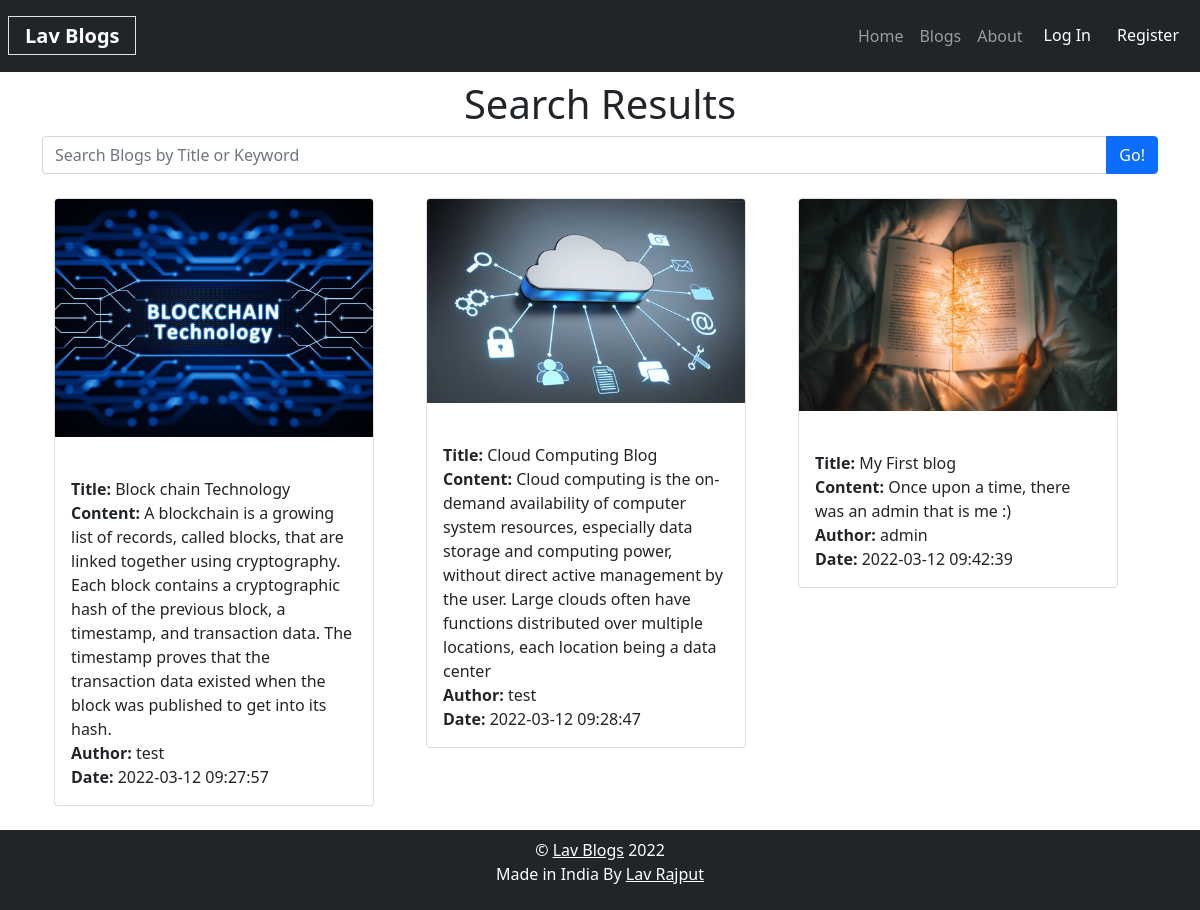
The page /searchBlogs.php on the database its author committed.
### tables this page shows
CREATE TABLE `blogs` (
  `bid` int(10) UNSIGNED NOT NULL,
  `btitle` varchar(255) NOT NULL,
  `bcontent` varchar(10000) NOT NULL,
  `bimg` varchar(255) NOT NULL,
  `uid` int(11) NOT NULL,
  `bdate` timestamp NOT NULL DEFAULT current_timestamp()
);

CREATE TABLE `users` (
  `uid` int(10) UNSIGNED NOT NULL,
  `name` varchar(255) NOT NULL,
  `email` varchar(255) NOT NULL,
  `phone` int(15) NOT NULL,
  `password` varchar(255) NOT NULL,
  `role` tinyint(1) NOT NULL DEFAULT 2
);

### includes/database.php (called while the page is built, shortened)
<?php
	$tblUsers = "users";
	$tblBlogs = "blogs";
?>

### searchBlogs.php (the view, shortened to what this page needs)
<?php
require_once ('includes/header.php');
require_once('includes/database.php');
$keyword = $_GET['key'];
$query_str = "SELECT * FROM $tblBlogs WHERE btitle LIKE '%" .$keyword. "%' OR bcontent LIKE '%" .$keyword. "%'";
$result = $conn->query($query_str);
$blogs = mysqli_fetch_all($result, MYSQLI_ASSOC);
?>
	<div class="container wrapper">
		<h1 class="text-center my-2">Search Results</h1>
		<div class="row">
			<div class="col-xs-4 col-xs-offset-8">
				<form action="<?=$_SERVER['PHP_SELF']?>" class="form-inline search-form" method="get" role="form">
					<div class="input-group">
						<input type="text" name="key" placeholder="Search Blogs by Title or Keyword" id="BlogSearch" class="form-control"/>
						<button type="submit" class="btn btn-primary">Go!</button>
					</div>
				</form>
			</div>
		</div>
    <?php
			if (count($blogs) == 0) {
				echo "<p class='lead text-center'>No results found for <strong>". $keyword . "</strong>. Please search again with different keyword.</p>";
			} else {
		?>
			<div class="blog-list">
			<div class="row mx-auto">
				<?php	foreach( $blogs as $blog): ?>
					<div class="col my-4 md-3">
							<div class="card" style="width: 20rem;">
								<img src="<?php echo $blog['bimg']?>" class="card-img-top img-thunbnail" alt="blog_image">
								<div class="card-body">
									<p class="card-text">
										<?php
										$authorId = $blog['uid'];
										$query_str2 = "SELECT * FROM $tblUsers WHERE uid = '$authorId'";
										$result = mysqli_query($conn, $query_str2);
										$author = mysqli_fetch_assoc($result);
										?> <br />
										<strong>Title:</strong> <?php echo $blog['btitle'];?> <br />
										<strong>Content:</strong> <?php echo $blog['bcontent'];?> <br />
										<strong>Author:</strong> <?php echo $author['name'];?> <br />
										<strong>Date:</strong> <?php echo $blog['bdate'];?> <br />
									</p>
								</div>
							</div>
					</div>
				<?php endforeach; ?>
			</div>
		</div>
		<?php } ?>
	</div>
<?php require_once('includes/footer.php'); ?>

### includes/header.php (style rules this page uses)
* { margin: 0; padding: 0; box-sizing: border-box; }

### rows shown on the page
blogs: bimg (picture), btitle "Block chain Technology", bcontent "A blockchain is a growing list of records, called blocks, that are linked together using cryptography. Each block contains a cryptographic hash of the previous block, a timestamp, and transaction data. The timestamp proves that the transaction data existed when the block was published to get into its hash.", uid.name "test", bdate "2022-03-12 09:27:57"
blogs: bimg (picture), btitle "Cloud Computing Blog", bcontent "Cloud computing is the on-demand availability of computer system resources, especially data storage and computing power, without direct active management by the user. Large clouds often have functions distributed over multiple locations, each location being a data center", uid.name "test", bdate "2022-03-12 09:28:47"
blogs: bimg (picture), btitle "My First blog", bcontent "Once upon a time, there was an admin that is me :)", uid.name "admin", bdate "2022-03-12 09:42:39"
